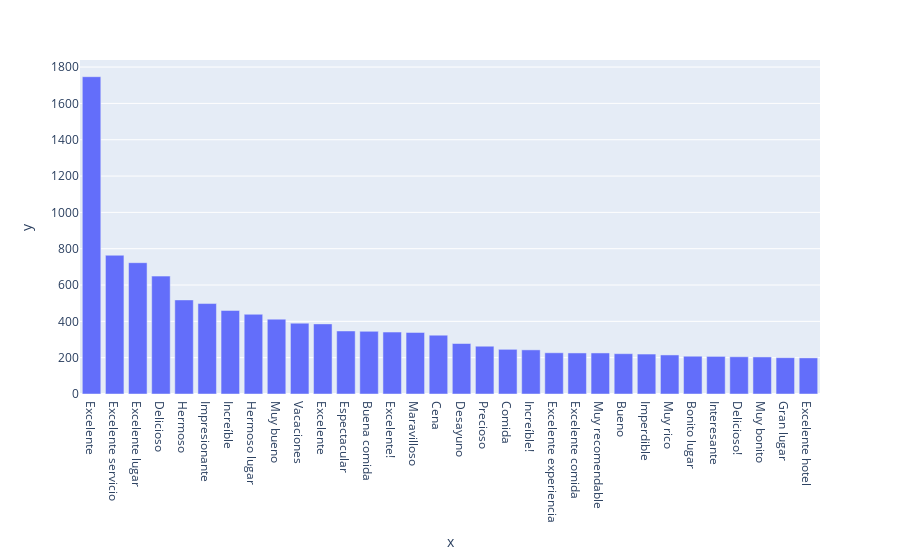

Notebook code cell kept with this figure:
### Code cell
# Plot the most frequent ones

#titles.value_counts().nlargest(32).plot(kind='bar')

fig = px.bar(titles.value_counts().nlargest(32), x=titles.value_counts().nlargest(32).index, y=titles.value_counts().nlargest(32).values)
fig.show()

### Figure 1 — Plotly figure (JSON) as saved in the notebook; plotly's stock layout.template omitted (floating-point values rounded to 4 significant figures)
{"data": [{"hovertemplate": "x=%{x}<br>y=%{y}<extra></extra>", "legendgroup": "", "marker": {"color": "#636efa", "pattern": {"shape": ""}}, "name": "", "orientation": "v", "showlegend": false, "textposition": "auto", "type": "bar", "x": ["Excelente", "Excelente servicio", "Excelente lugar", "Delicioso", "Hermoso", "Impresionante", "Increíble", "Hermoso lugar", "Muy bueno", "Vacaciones", "Excelente ", "Espectacular", "Buena comida", "Excelente!", "Maravilloso", "Cena", "Desayuno", "Precioso", "Comida", "Increíble!", "Excelente experiencia", "Excelente comida", "Muy recomendable", "Bueno", "Imperdible", "Muy rico", "Bonito lugar", "Interesante", "Delicioso!", "Muy bonito", "Gran lugar", "Excelente hotel"], "xaxis": "x", "y": [1747, 764, 723, 649, 518, 498, 460, 439, 412, 390, 386, 347, 345, 341, 339, 324, 278, 263, 246, 243, 227, 226, 226, 222, 220, 215, 208, 207, 205, 204, 200, 199], "yaxis": "y"}], "layout": {"barmode": "relative", "legend": {"tracegroupgap": 0}, "margin": {"t": 60}, "xaxis": {"anchor": "y", "domain": [0, 1], "title": {"text": "x"}}, "yaxis": {"anchor": "x", "domain": [0, 1], "title": {"text": "y"}}}}
